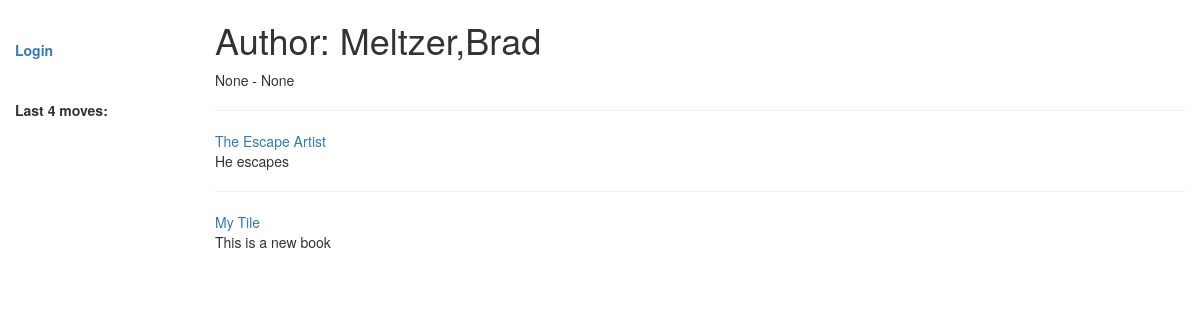
The app's page /catalog/author/1 with its own data.
### catalog/models.py (models this page shows, shortened)
class Author(models.Model):
    first_name = models.CharField(max_length=100)
    last_name = models.CharField(max_length=100)
    date_of_birth = models.DateField(null=True, blank=True)
    date_of_death = models.DateField('died', null=True, blank=True)
    class Meta:
        ordering = ["last_name", "first_name"]

class Book(models.Model):
    title = models.CharField(max_length=200)
    author = models.ForeignKey('Author', on_delete=models.SET_NULL, null=True)
    summary = models.TextField(max_length=1000, help_text='Enter a brief description of the book')
    isbn = models.CharField('ISBN', max_length=13,
                            help_text='13 Character <a href="https://www.isbn-international.org/content/what-isbn">ISBN number</a>')
    genre = models.ManyToManyField(Genre, help_text='Select a genre for this book')
    def __str__(self):
        return self.title
    def get_absolute_url(self):
        return reverse('book-detail', args=[str(self.id)])
    def display_genre(self):
        """
        Creates a string for the Genre. This is required to display genre in Admin.
        """
        return ', '.join([genre.name for genre in self.genre.all()[:3]])
    display_genre.short_description = 'Genre'

### catalog/views.py (the view)
# urls.py: path('author/<int:pk>', views.AuthorDetailView.as_view(), name='author-detail'),
class AuthorDetailView(generic.DetailView):
    model = Author
    paginate_by = 10

### catalog/templates/catalog/author_detail.html
{% extends "base_generic.html" %}
{% block content %}
  <h1>Author: {{ author.last_name }},{{author.first_name}}</h1>
  <p><strong></strong> {{ author.date_of_birth }} - {{ author.date_of_death }}</p>
     {% for copy in author.book_set.all %}
    <hr>
    <a href="{{ copy.get_absolute_url }}">{{ copy.title }}</a>
    <p><strong></strong> {{copy.summary}}</p>
    {% endfor %}
{% endblock %}

### records on screen
Author: last_name "Meltzer", first_name "Brad", date_of_birth "None", date_of_death "None"
Book: title "The Escape Artist", summary "He escapes"
Book: title "My Tile", summary "This is a new book"
